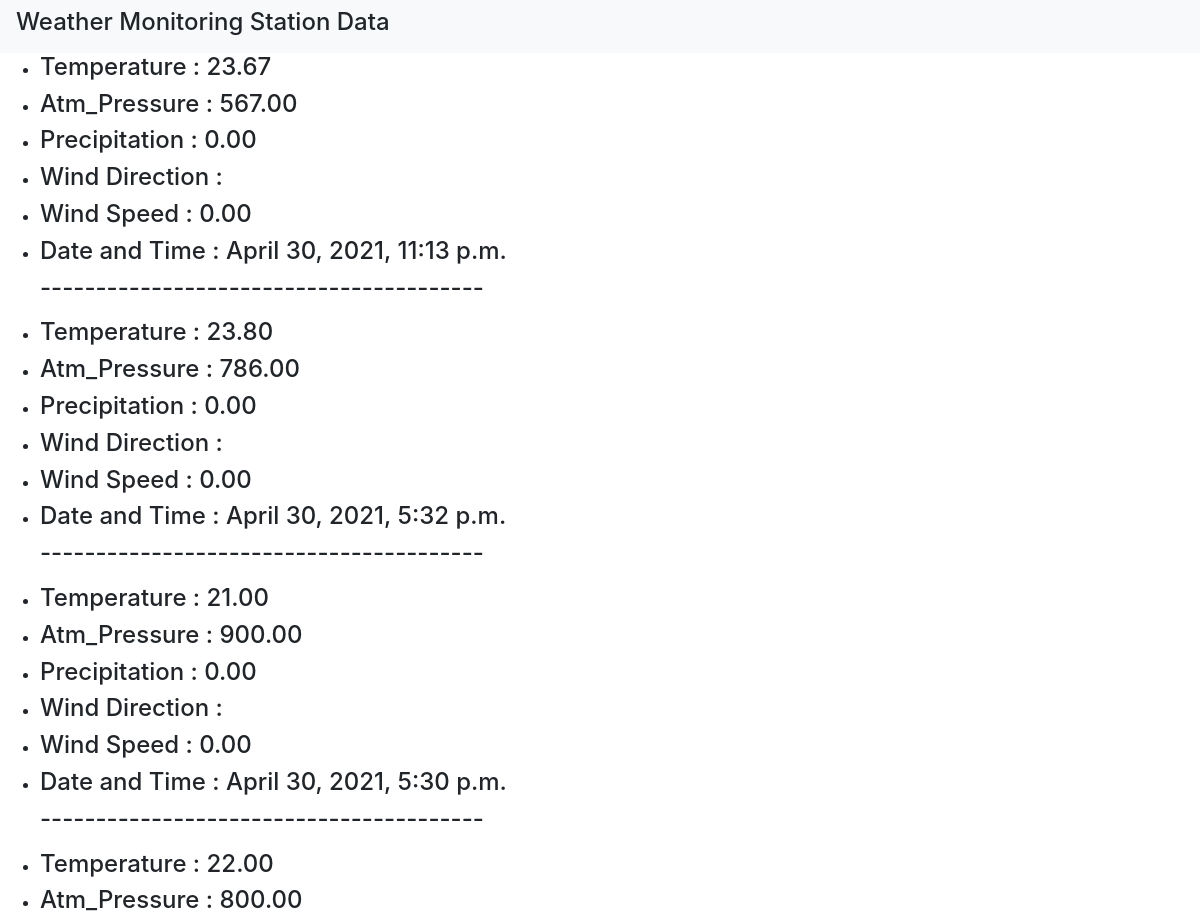
Before: /home/ (upper part) with the older database file.
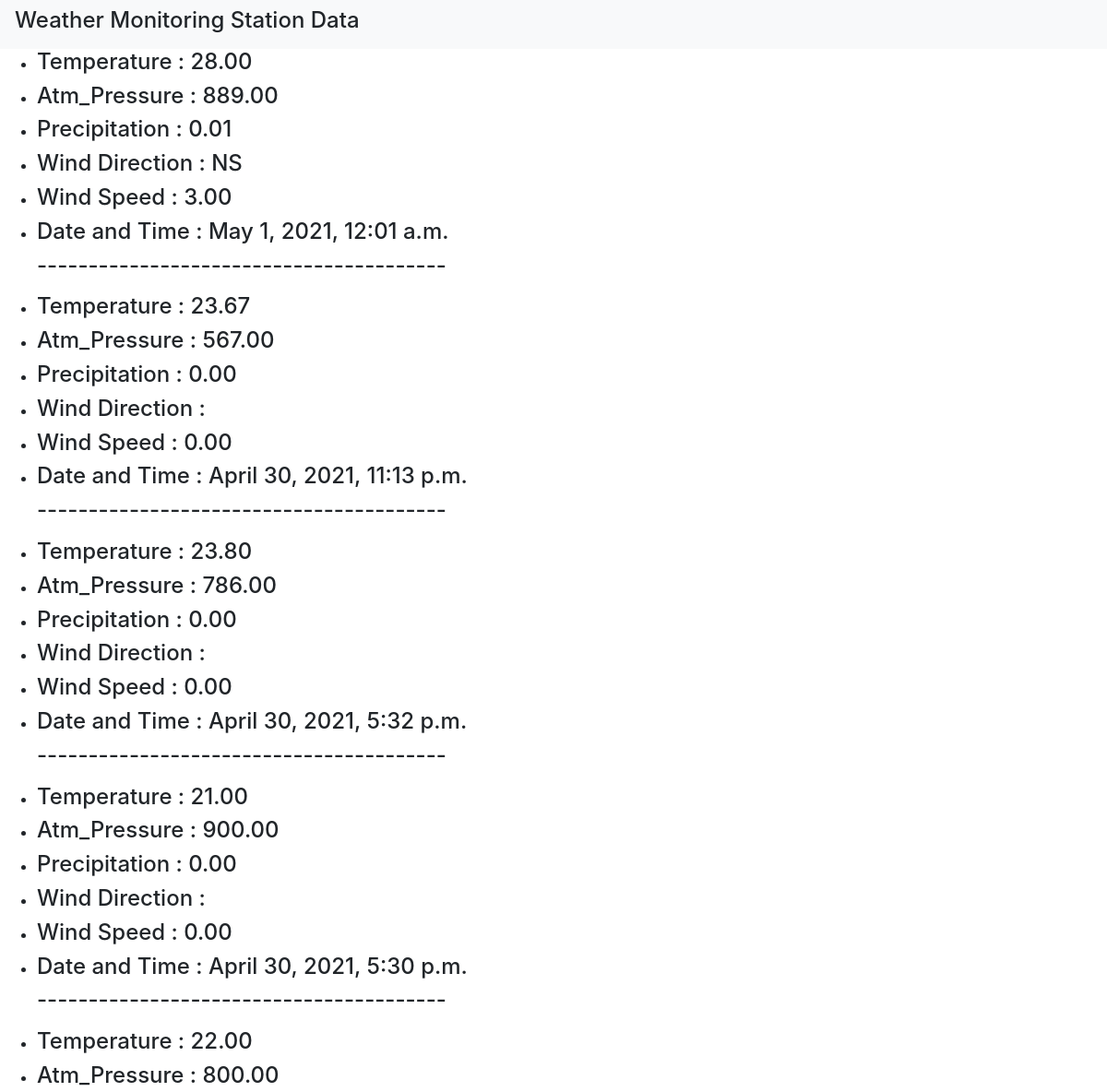
After: the same page with the newer database file.
### data/models.py (models this page shows)
class Data(models.Model):
    temperature = models.DecimalField(decimal_places = 2,max_digits = 100)
    pressure = models.DecimalField(decimal_places = 2,max_digits = 100)
    precipitation = models.DecimalField(decimal_places = 2,max_digits = 100,default= 0.00)
    windDirection = models.CharField(max_length = 200,default="")
    windSpeed = models.DecimalField(decimal_places = 2,max_digits = 100,default= 0.00)
    dateTime = models.DateTimeField(default=timezone.now)

### data/views.py (the view)
# urls.py: path('home/',views.home,name="data-home")
def home(request):
    context ={
            'datas': Data.objects.all().order_by('-dateTime')
              }
    return render(request,'data/home.html',context)

### data/templates/data/home.html (shortened to what this page needs)
<!DOCTYPE html>
<html>
<head>
    <link rel="stylesheet" href="https://maxcdn.bootstrapcdn.com/bootstrap/4.0.0/css/bootstrap.min.css">
</head>
<body>
      <nav class="navbar nav bg-light">
          <div>
            <h4 class="text-center">Weather Monitoring Station Data</h4>
          </div>
      </nav>
      {% for data in datas %}
        <ul>
          <li>
            <h4>Temperature :  {{ data.temperature }}</h4>
          </li>
          <li>
            <h4>Atm_Pressure : {{ data.pressure }}</h4>
          </li>
          <li>
            <h4>Precipitation : {{ data.precipitation }}</h4>
          </li>
          <li>
            <h4>Wind Direction : {{ data.windDirection }}</h4>
          </li>
          <li>
            <h4>Wind Speed : {{ data.windSpeed }}</h4>
          </li>
          <li>
            <h4>Date and Time : {{ data.dateTime }}</h4>
          </li>
          <h4>----------------------------------------</h4>
        </ul>
        {% endfor %}
</body>
</html>

Changed rows visible on the page:
added Data: temperature "28.00", pressure "889.00", precipitation "0.01", windDirection "NS", windSpeed "3.00", dateTime "May 1, 2021, 12:01 a.m."
